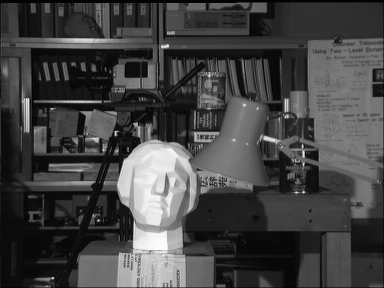
#> input picture data/tsukuba_l.png, 384 x 288 px
$ python dense_stereo.py
#> lines starting #> are read from the running program, lines starting #| are printed output that depends on the picture
#> further down, leftImg is the input picture: shape (288, 384, 3); min 0, max 252, mean 67.6
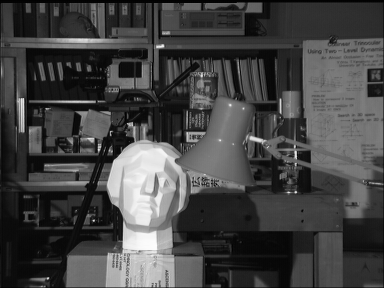
#> input picture data/tsukuba_r.png, 384 x 288 px
#> further down, rightImg is the input picture: shape (288, 384, 3); min 0, max 253, mean 68
import numpy as np
import cv2
import open3d as o3d
import matplotlib.pyplot as plt

path = '../data/'


def savePointCloud(filename, points, colors, max_z):
    pcd = o3d.geometry.PointCloud()
    for i in range(points.shape[0]):
        for j in range(points.shape[1]):
            xyz = points[i, j]
            bgr = colors[i, j]

            # If points are too far away don't take them into account
            if abs(xyz[2]) < max_z:
                pcd.points.append([xyz[0], xyz[1], xyz[2]])
                pcd.colors.append([bgr[2] / 255.0, bgr[1] / 255.0, bgr[0] / 255.0])

    o3d.io.write_point_cloud(filename, pcd)


def visualizePointCloud(filename):
    pcd = o3d.io.read_point_cloud(filename)
    vis = o3d.visualization.Visualizer()
    vis.create_window()
    vis.add_geometry(pcd)
    opt = vis.get_render_option()
    opt.point_size = 2
    vis.run()
    vis.destroy_window()


def denseStereo(leftImg, rightImg):
    h, w = leftImg.shape[:2]
#> h = 288; w = 384
    f = 500  # focal length
    Tx = -100  # translation (distance) between cameras
    Q = np.array([
        [1, 0, 0, -w/2],
        [0, 1, 0, -h/2],
        [0, 0, 0, f],
        [0, 0, -1/Tx, 0]
    ])
    colors = leftImg
    leftImg = cv2.cvtColor(leftImg, cv2.COLOR_BGR2GRAY)
#> leftImg: shape (288, 384)
    rightImg = cv2.cvtColor(rightImg, cv2.COLOR_BGR2GRAY)
#> rightImg: shape (288, 384)

    # Brute Matching
    stereo = cv2.StereoBM_create(numDisparities=16, blockSize=21)
    depth = stereo.compute(leftImg, rightImg)
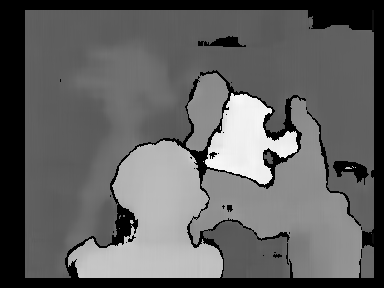
#> depth: shape (288, 384) int16; min -16, max 240, mean 82.4; drawn with min black and max white
    depthNorm = cv2.normalize(depth, 0, 255, cv2.NORM_MINMAX)
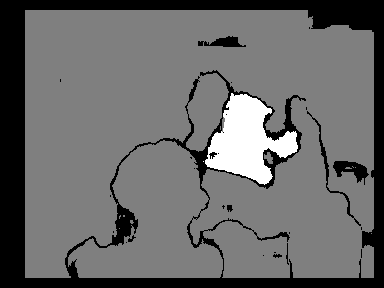
#> depthNorm: shape (288, 384) int16; min 0, max 2, mean 0.829; drawn with min black and max white
    plt.figure()
    plt.title('Brute Matching')
    plt.imshow(depthNorm)
    plt.axis('off')

    # Semi-Global Brute Matching
    stereo = cv2.StereoSGBM_create(numDisparities=16, blockSize=21)
    depth = stereo.compute(leftImg, rightImg)
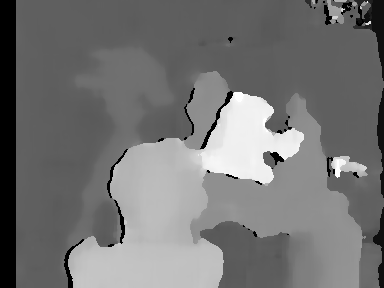
#> depth: shape (288, 384) int16; min -16, max 240, mean 101.1; drawn with min black and max white
    depthNorm = cv2.normalize(depth, 0, 255, cv2.NORM_MINMAX)
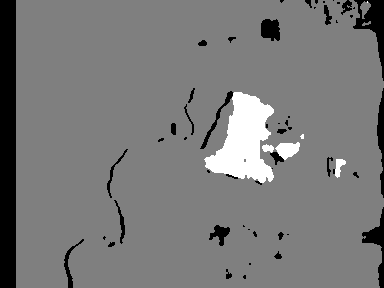
#> depthNorm: shape (288, 384) int16; min 0, max 2, mean 0.958; drawn with min black and max white
    plt.figure()
    plt.title('Semi-Global Brute Matching')
    plt.imshow(depthNorm)
    plt.axis('off')
    plt.show()

    points = cv2.reprojectImageTo3D(depth, Q, handleMissingValues=False)
#> points: shape (288, 384, 3) float32; 1.36% of the values are NaN or infinite; the others: min -3125, max 5000, mean 118.7
    savePointCloud('cloud.pcd', points, colors, max_z=500)
    visualizePointCloud('cloud.pcd')


if __name__ == '__main__':
    leftImg = cv2.imread(path + 'tsukuba_l.png')
    rightImg = cv2.imread(path + 'tsukuba_r.png')
    denseStereo(leftImg, rightImg)
